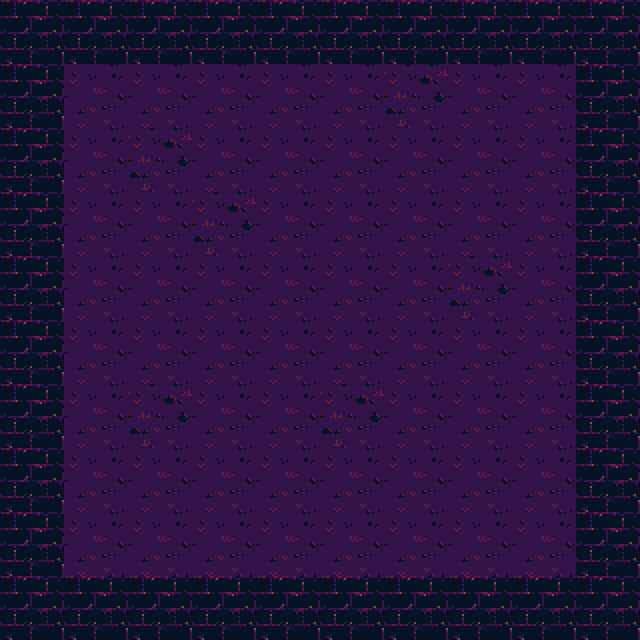

The image is a tile-based game level rendered from a .tmx file. Its description and complete source (layers, tilesets, objects, tile grids) follow:
An orthogonal 10x10 tile map with 64x64 px tiles, 1 tile layer (Tile Layer 1).

<map version="1.0" orientation="orthogonal" renderorder="right-down" width="10" height="10" tilewidth="64" tileheight="64" nextobjectid="1">
 <tileset firstgid="1" name="t2" tilewidth="64" tileheight="64" tilecount="3">
  <image source="t2.png" width="192" height="64" />
  <tile id="0">
   <properties>
    <property name="blocked" value="true" />
   </properties>
  </tile>
 </tileset>
 <layer name="Tile Layer 1" width="10" height="10">
  <data encoding="csv">
1,1,1,1,1,1,1,1,1,1,
1,2,2,2,2,2,3,2,2,1,
1,2,3,2,2,2,2,2,2,1,
1,2,2,3,2,2,2,2,2,1,
1,2,2,2,2,2,2,3,2,1,
1,2,2,2,2,2,2,2,2,1,
1,2,3,2,2,3,2,2,2,1,
1,2,2,2,2,2,2,2,2,1,
1,2,2,2,2,2,2,2,2,1,
1,1,1,1,1,1,1,1,1,1
</data>
 </layer>
</map>
